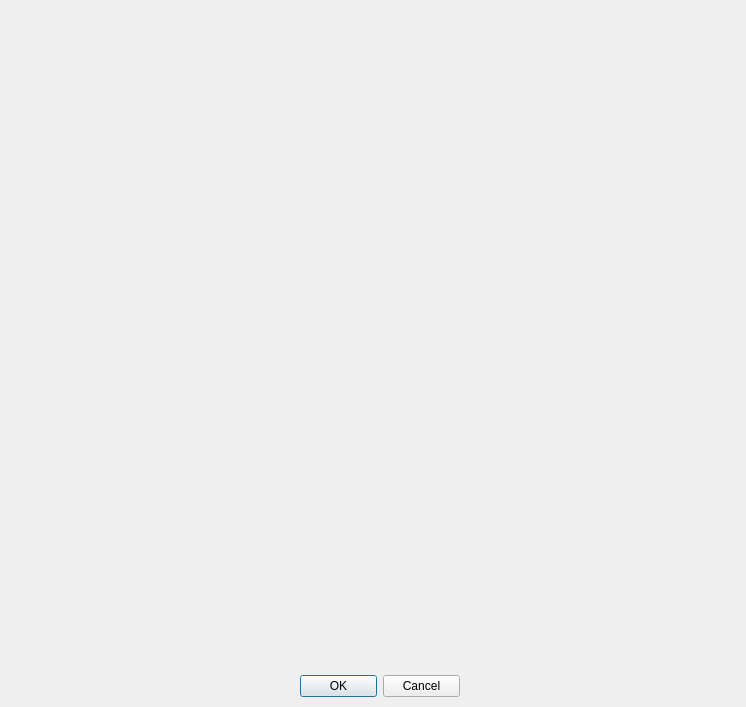
<ui version="4.0" >
 <class>newViguiDialog</class>
 <widget class="QDialog" name="newViguiDialog" >
  <property name="geometry" >
   <rect>
    <x>0</x>
    <y>0</y>
    <width>746</width>
    <height>707</height>
   </rect>
  </property>
  <property name="windowTitle" >
   <string>New Vapor Intrusion Model</string>
  </property>
  <widget class="QDialogButtonBox" name="new" >
   <property name="geometry" >
    <rect>
     <x>300</x>
     <y>670</y>
     <width>160</width>
     <height>32</height>
    </rect>
   </property>
   <property name="orientation" >
    <enum>Qt::Horizontal</enum>
   </property>
   <property name="standardButtons" >
    <set>QDialogButtonBox::Cancel|QDialogButtonBox::NoButton|QDialogButtonBox::Ok</set>
   </property>
  </widget>
 </widget>
 <resources/>
 <connections>
  <connection>
   <sender>new</sender>
   <signal>accepted()</signal>
   <receiver>newViguiDialog</receiver>
   <slot>accept()</slot>
   <hints>
    <hint type="sourcelabel" >
     <x>248</x>
     <y>254</y>
    </hint>
    <hint type="destinationlabel" >
     <x>157</x>
     <y>274</y>
    </hint>
   </hints>
  </connection>
  <connection>
   <sender>new</sender>
   <signal>rejected()</signal>
   <receiver>newViguiDialog</receiver>
   <slot>reject()</slot>
   <hints>
    <hint type="sourcelabel" >
     <x>316</x>
     <y>260</y>
    </hint>
    <hint type="destinationlabel" >
     <x>286</x>
     <y>274</y>
    </hint>
   </hints>
  </connection>
 </connections>
</ui>
